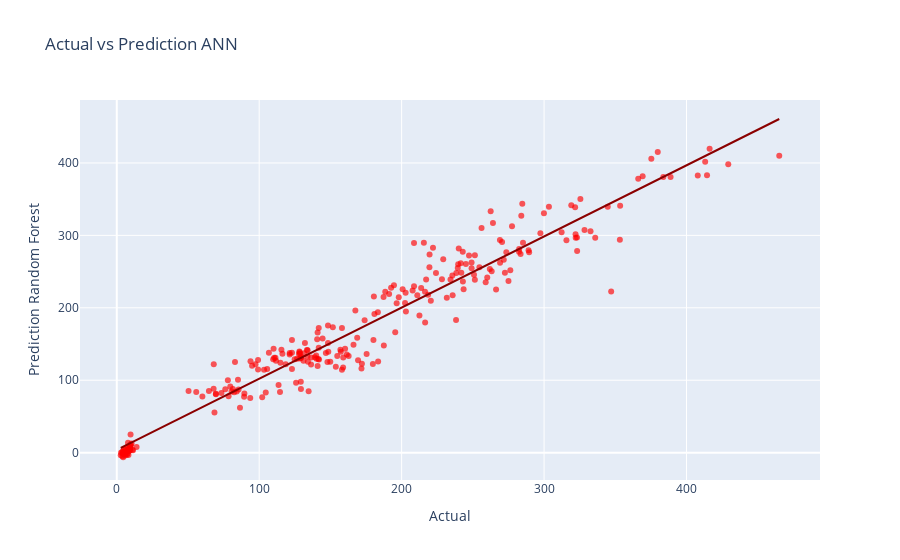

Notebook code for this chart:
### Code cell
px.scatter(
     x=Y_test, y=y_pred, opacity=0.65,
    trendline='ols', trendline_color_override='darkred',
    labels = dict(x = "Actual",y = "Prediction Random Forest"), color_discrete_sequence=['red'],
    title = "Actual vs Prediction ANN"
).show()

### Figure 1 — Plotly figure (JSON) as saved in the notebook; plotly's stock layout.template omitted (floating-point values rounded to 4 significant figures; data arrays with more than 128 entries replaced by an {"elided": "..."} marker saying what was removed)
{"data": [{"hovertemplate": "Actual=%{x}<br>Prediction Random Forest=%{y}<extra></extra>", "legendgroup": "", "marker": {"color": "red", "opacity": 0.65, "symbol": "circle"}, "mode": "markers", "name": "", "orientation": "v", "showlegend": false, "type": "scatter", "x": {"elided": "261 float values"}, "xaxis": "x", "y": {"elided": "261 float values"}, "yaxis": "y"}, {"hovertemplate": "<b>OLS trendline</b><br>y = 0.982028 * x + 3.93979<br>R<sup>2</sup>=0.941900<br><br>Actual=%{x}<br>Prediction Random Forest=%{y} <b>(trend)</b><extra></extra>", "legendgroup": "", "line": {"color": "darkred"}, "marker": {"color": "red", "symbol": "circle"}, "mode": "lines", "name": "", "showlegend": false, "type": "scatter", "x": {"elided": "261 float values"}, "xaxis": "x", "y": {"elided": "261 float values"}, "yaxis": "y"}], "layout": {"legend": {"tracegroupgap": 0}, "title": {"text": "Actual vs Prediction ANN"}, "xaxis": {"anchor": "y", "domain": [0, 1], "title": {"text": "Actual"}}, "yaxis": {"anchor": "x", "domain": [0, 1], "title": {"text": "Prediction Random Forest"}}}}
